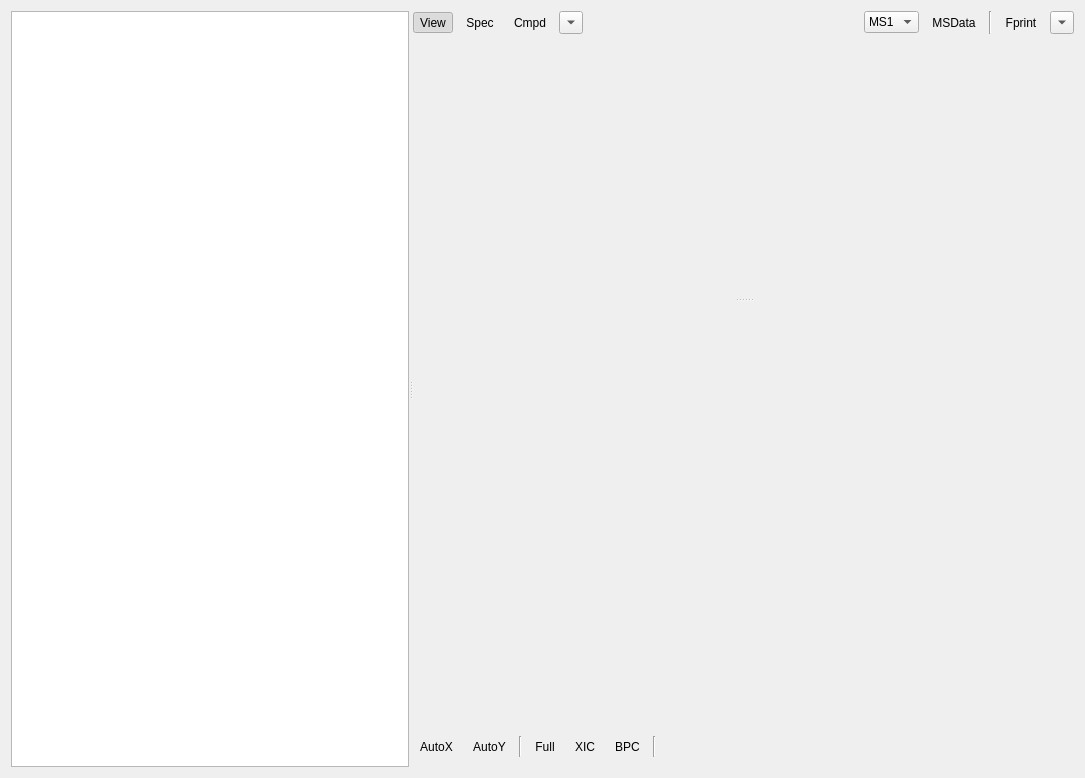
<?xml version="1.0" encoding="UTF-8"?>
<ui version="4.0">
 <class>Form</class>
 <widget class="QWidget" name="Form">
  <property name="geometry">
   <rect>
    <x>0</x>
    <y>0</y>
    <width>1085</width>
    <height>778</height>
   </rect>
  </property>
  <property name="minimumSize">
   <size>
    <width>640</width>
    <height>480</height>
   </size>
  </property>
  <property name="windowTitle">
   <string>Form</string>
  </property>
  <layout class="QVBoxLayout" name="verticalLayout_5">
   <item>
    <widget class="QSplitter" name="splitter_2">
     <property name="sizePolicy">
      <sizepolicy hsizetype="Expanding" vsizetype="Preferred">
       <horstretch>0</horstretch>
       <verstretch>0</verstretch>
      </sizepolicy>
     </property>
     <property name="orientation">
      <enum>Qt::Horizontal</enum>
     </property>
     <widget class="QWidget" name="verticalLayoutWidget_3">
      <layout class="QVBoxLayout" name="verticalLayout_3" stretch="0">
       <item>
        <widget class="QTreeView" name="viewSampleTree">
         <property name="sizePolicy">
          <sizepolicy hsizetype="Minimum" vsizetype="Expanding">
           <horstretch>0</horstretch>
           <verstretch>0</verstretch>
          </sizepolicy>
         </property>
         <property name="contextMenuPolicy">
          <enum>Qt::CustomContextMenu</enum>
         </property>
         <property name="selectionMode">
          <enum>QAbstractItemView::ExtendedSelection</enum>
         </property>
         <property name="selectionBehavior">
          <enum>QAbstractItemView::SelectRows</enum>
         </property>
        </widget>
       </item>
      </layout>
     </widget>
     <widget class="QSplitter" name="splitter">
      <property name="minimumSize">
       <size>
        <width>400</width>
        <height>0</height>
       </size>
      </property>
      <property name="orientation">
       <enum>Qt::Vertical</enum>
      </property>
      <widget class="QWidget" name="verticalLayoutWidget">
       <layout class="QVBoxLayout" name="verticalLayout" stretch="0,1">
        <property name="bottomMargin">
         <number>0</number>
        </property>
        <item>
         <layout class="QHBoxLayout" name="horizontalLayout">
          <item>
           <widget class="QToolButton" name="toolView">
            <property name="text">
             <string>View</string>
            </property>
            <property name="checkable">
             <bool>true</bool>
            </property>
            <property name="checked">
             <bool>true</bool>
            </property>
            <property name="autoRaise">
             <bool>true</bool>
            </property>
           </widget>
          </item>
          <item>
           <widget class="QToolButton" name="toolGetSpectrum">
            <property name="text">
             <string>Spec</string>
            </property>
            <property name="checkable">
             <bool>true</bool>
            </property>
            <property name="autoRaise">
             <bool>true</bool>
            </property>
            <property name="arrowType">
             <enum>Qt::NoArrow</enum>
            </property>
           </widget>
          </item>
          <item>
           <widget class="QToolButton" name="toolGetCmpd">
            <property name="text">
             <string>Cmpd</string>
            </property>
            <property name="autoRaise">
             <bool>true</bool>
            </property>
           </widget>
          </item>
          <item>
           <widget class="QToolButton" name="toolGetCmpdMenu">
            <property name="text">
             <string>...</string>
            </property>
            <property name="arrowType">
             <enum>Qt::DownArrow</enum>
            </property>
           </widget>
          </item>
          <item>
           <spacer name="horizontalSpacer">
            <property name="orientation">
             <enum>Qt::Horizontal</enum>
            </property>
            <property name="sizeHint" stdset="0">
             <size>
              <width>40</width>
              <height>20</height>
             </size>
            </property>
           </spacer>
          </item>
          <item>
           <widget class="QComboBox" name="comboMSLevel">
            <property name="cursor">
             <cursorShape>SizeVerCursor</cursorShape>
            </property>
            <item>
             <property name="text">
              <string>MS1</string>
             </property>
            </item>
            <item>
             <property name="text">
              <string>MS2</string>
             </property>
            </item>
           </widget>
          </item>
          <item>
           <widget class="QToolButton" name="toolButton">
            <property name="text">
             <string>MSData</string>
            </property>
            <property name="checkable">
             <bool>true</bool>
            </property>
            <property name="autoRaise">
             <bool>true</bool>
            </property>
           </widget>
          </item>
          <item>
           <widget class="Line" name="line">
            <property name="orientation">
             <enum>Qt::Vertical</enum>
            </property>
           </widget>
          </item>
          <item>
           <widget class="QToolButton" name="toolFprint">
            <property name="text">
             <string>Fprint</string>
            </property>
            <property name="checkable">
             <bool>true</bool>
            </property>
            <property name="autoRaise">
             <bool>true</bool>
            </property>
           </widget>
          </item>
          <item>
           <widget class="QToolButton" name="toolFprintMenu">
            <property name="text">
             <string>...</string>
            </property>
            <property name="popupMode">
             <enum>QToolButton::InstantPopup</enum>
            </property>
            <property name="arrowType">
             <enum>Qt::DownArrow</enum>
            </property>
           </widget>
          </item>
         </layout>
        </item>
        <item>
         <widget class="SampleStackView" name="viewSampleStack" native="true"/>
        </item>
       </layout>
      </widget>
      <widget class="QWidget" name="verticalLayoutWidget_2">
       <layout class="QVBoxLayout" name="verticalLayout_2" stretch="1,0">
        <property name="topMargin">
         <number>10</number>
        </property>
        <property name="bottomMargin">
         <number>10</number>
        </property>
        <item>
         <widget class="MSPlotWidget" name="plotMS" native="true"/>
        </item>
        <item>
         <layout class="QHBoxLayout" name="horizontalLayout_2">
          <item>
           <widget class="QToolButton" name="toolAutoX">
            <property name="text">
             <string>AutoX</string>
            </property>
            <property name="autoRaise">
             <bool>true</bool>
            </property>
           </widget>
          </item>
          <item>
           <widget class="QToolButton" name="toolAutoY">
            <property name="text">
             <string>AutoY</string>
            </property>
            <property name="autoRaise">
             <bool>true</bool>
            </property>
           </widget>
          </item>
          <item>
           <widget class="Line" name="line_2">
            <property name="orientation">
             <enum>Qt::Vertical</enum>
            </property>
           </widget>
          </item>
          <item>
           <widget class="QToolButton" name="toolExtNone">
            <property name="text">
             <string>Full</string>
            </property>
            <property name="checkable">
             <bool>true</bool>
            </property>
            <property name="autoRaise">
             <bool>true</bool>
            </property>
           </widget>
          </item>
          <item>
           <widget class="QToolButton" name="toolExtXIC">
            <property name="text">
             <string>XIC</string>
            </property>
            <property name="checkable">
             <bool>true</bool>
            </property>
            <property name="autoRaise">
             <bool>true</bool>
            </property>
           </widget>
          </item>
          <item>
           <widget class="QToolButton" name="toolExtBPC">
            <property name="text">
             <string>BPC</string>
            </property>
            <property name="checkable">
             <bool>true</bool>
            </property>
            <property name="autoRaise">
             <bool>true</bool>
            </property>
           </widget>
          </item>
          <item>
           <widget class="Line" name="line_3">
            <property name="orientation">
             <enum>Qt::Vertical</enum>
            </property>
           </widget>
          </item>
          <item>
           <spacer name="horizontalSpacer_2">
            <property name="orientation">
             <enum>Qt::Horizontal</enum>
            </property>
            <property name="sizeHint" stdset="0">
             <size>
              <width>40</width>
              <height>20</height>
             </size>
            </property>
           </spacer>
          </item>
         </layout>
        </item>
       </layout>
      </widget>
     </widget>
    </widget>
   </item>
  </layout>
  <action name="actionGetSpectrum">
   <property name="checkable">
    <bool>true</bool>
   </property>
   <property name="text">
    <string>Spec</string>
   </property>
   <property name="toolTip">
    <string>Extract a mass spectrum from an LC/MS dataset</string>
   </property>
   <property name="shortcut">
    <string>Shift+S</string>
   </property>
  </action>
  <action name="actionView">
   <property name="checkable">
    <bool>true</bool>
   </property>
   <property name="text">
    <string>View</string>
   </property>
  </action>
  <action name="actionToggleFprint">
   <property name="checkable">
    <bool>true</bool>
   </property>
   <property name="text">
    <string>Fprint</string>
   </property>
   <property name="shortcut">
    <string>Shift+F</string>
   </property>
  </action>
  <action name="actionModeXIC">
   <property name="checkable">
    <bool>true</bool>
   </property>
   <property name="text">
    <string>XIC</string>
   </property>
  </action>
  <action name="actionModeBPC">
   <property name="checkable">
    <bool>true</bool>
   </property>
   <property name="text">
    <string>BPC</string>
   </property>
  </action>
  <action name="actionModeNone">
   <property name="checkable">
    <bool>true</bool>
   </property>
   <property name="text">
    <string>None</string>
   </property>
  </action>
  <action name="actionGetCompound">
   <property name="checkable">
    <bool>true</bool>
   </property>
   <property name="text">
    <string>Cmpd</string>
   </property>
   <property name="shortcut">
    <string>Shift+C</string>
   </property>
  </action>
 </widget>
 <customwidgets>
  <customwidget>
   <class>MSPlotWidget</class>
   <extends>QWidget</extends>
   <header>gui.widgets.MSPlotWidget</header>
   <container>1</container>
  </customwidget>
  <customwidget>
   <class>SampleStackView</class>
   <extends>QWidget</extends>
   <header>gui.views.sample_viewer.plot_stack</header>
   <container>1</container>
  </customwidget>
 </customwidgets>
 <resources/>
 <connections>
  <connection>
   <sender>comboMSLevel</sender>
   <signal>currentIndexChanged(int)</signal>
   <receiver>Form</receiver>
   <slot>on_ms_level_change_requested()</slot>
   <hints>
    <hint type="sourcelabel">
     <x>865</x>
     <y>23</y>
    </hint>
    <hint type="destinationlabel">
     <x>542</x>
     <y>388</y>
    </hint>
   </hints>
  </connection>
 </connections>
 <slots>
  <slot>update_chrom_plot()</slot>
  <slot>update_spectrum_plot()</slot>
  <slot>on_ms_level_change_requested()</slot>
 </slots>
</ui>
